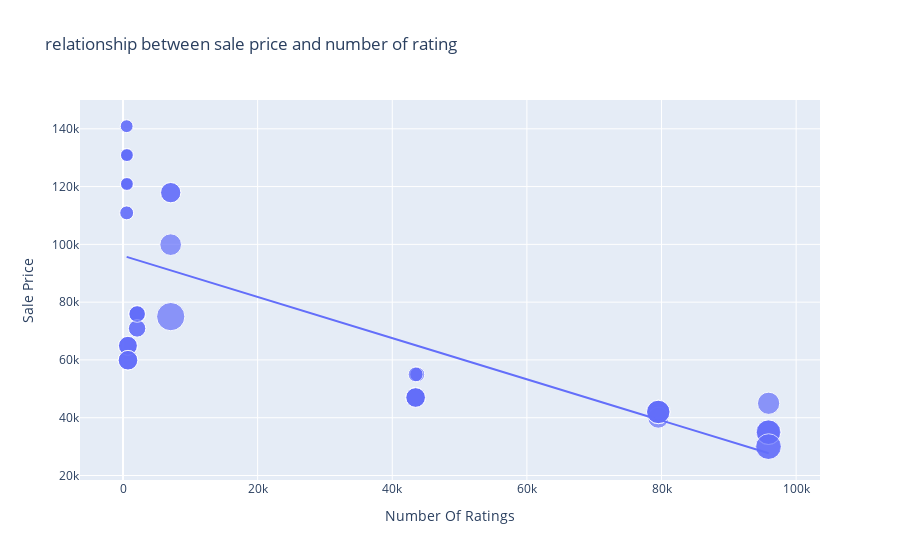

Source (notebook cell):
### Code cell
figure = px.scatter(data_frame =data,x="Number Of Ratings",
                    y="Sale Price",size= "Discount Percentage", trendline="ols",
                    title="relationship between sale price and number of rating")
figure.show()

### Figure 1 — Plotly figure (JSON) as saved in the notebook; plotly's stock layout.template omitted (floating-point values rounded to 4 significant figures)
{"data": [{"hovertemplate": "Number Of Ratings=%{x}<br>Sale Price=%{y}<br>Discount Percentage=%{marker.size}<extra></extra>", "legendgroup": "", "marker": {"color": "#636efa", "size": [0, 0, 0, 0, 0, 0, 0, 0, 0, 20, 16, 20, 20, 20, 0, 0, 0, 0, 29, 15, 0, 15, 17, 18, 6, 6, 13, 6, 14, 10, 7, 6, 6, 13, 13, 10, 10, 6, 14, 6, 10, 6, 11, 11, 10, 14, 7, 6, 6, 6, 8, 8, 24, 22, 22, 22, 8, 24, 14, 14, 14, 14], "sizemode": "area", "sizeref": 0.0725, "symbol": "circle"}, "mode": "markers", "name": "", "orientation": "v", "showlegend": false, "type": "scatter", "x": [3431, 3431, 3431, 11202, 11202, 3431, 3431, 11202, 1454, 79512, 79512, 79582, 79512, 79512, 1078, 1078, 1078, 1078, 7088, 7088, 1078, 7088, 7081, 95909, 542, 580, 740, 545, 740, 2101, 545, 580, 580, 730, 730, 2101, 2101, 580, 740, 580, 2092, 545, 2101, 2092, 2101, 740, 545, 580, 580, 580, 43707, 43707, 95807, 95909, 95807, 95909, 43470, 95909, 43470, 43470, 43470, 43470], "xaxis": "x", "y": [49900, 84900, 84900, 77000, 77000, 49900, 49900, 77000, 89900, 41999, 39999, 41999, 41999, 41999, 131900, 117100, 131900, 117100, 74999, 117900, 117100, 117900, 99900, 44999, 140900, 130900, 64900, 120900, 59900, 75900, 110900, 130900, 120900, 64900, 64900, 75900, 75900, 120900, 59900, 120900, 75900, 140900, 70900, 70900, 75900, 59900, 110900, 120900, 130900, 130900, 54999, 54999, 29999, 34999, 34999, 34999, 54999, 29999, 46999, 46999, 46999, 46999], "yaxis": "y"}, {"hovertemplate": "<b>OLS trendline</b><br>Sale Price = -0.712783 * Number Of Ratings + 96054.8<br>R<sup>2</sup>=0.492139<br><br>Number Of Ratings=%{x}<br>Sale Price=%{y} <b>(trend)</b><extra></extra>", "legendgroup": "", "marker": {"color": "#636efa", "symbol": "circle"}, "mode": "lines", "name": "", "showlegend": false, "type": "scatter", "x": [542, 545, 545, 545, 545, 580, 580, 580, 580, 580, 580, 580, 580, 730, 730, 740, 740, 740, 740, 1078, 1078, 1078, 1078, 1078, 1454, 2092, 2092, 2101, 2101, 2101, 2101, 2101, 3431, 3431, 3431, 3431, 3431, 7081, 7088, 7088, 7088, 11202, 11202, 11202, 43470, 43470, 43470, 43470, 43470, 43707, 43707, 79512, 79512, 79512, 79512, 79582, 95807, 95807, 95909, 95909, 95909, 95909], "xaxis": "x", "y": [95670.0, 95670.0, 95670.0, 95670.0, 95670.0, 95640.0, 95640.0, 95640.0, 95640.0, 95640.0, 95640.0, 95640.0, 95640.0, 95530.0, 95530.0, 95530.0, 95530.0, 95530.0, 95530.0, 95290.0, 95290.0, 95290.0, 95290.0, 95290.0, 95020.0, 94560.0, 94560.0, 94560.0, 94560.0, 94560.0, 94560.0, 94560.0, 93610.0, 93610.0, 93610.0, 93610.0, 93610.0, 91010.0, 91000.0, 91000.0, 91000.0, 88070.0, 88070.0, 88070.0, 65070.0, 65070.0, 65070.0, 65070.0, 65070.0, 64900.0, 64900.0, 39380.0, 39380.0, 39380.0, 39380.0, 39330.0, 27770.0, 27770.0, 27690.0, 27690.0, 27690.0, 27690.0], "yaxis": "y"}], "layout": {"autosize": true, "legend": {"itemsizing": "constant", "tracegroupgap": 0}, "title": {"text": "relationship between sale price and number of rating"}, "xaxis": {"anchor": "y", "autorange": true, "domain": [0, 1], "range": [-5980.0, 103000.0], "title": {"text": "Number Of Ratings"}, "type": "linear"}, "yaxis": {"anchor": "x", "autorange": true, "domain": [0, 1], "range": [11530.0, 153700.0], "title": {"text": "Sale Price"}, "type": "linear"}}}
